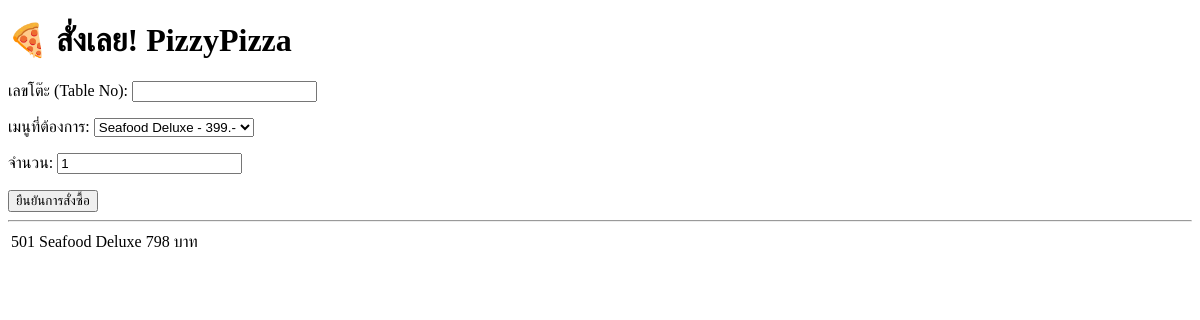
Before: / with the older database file.
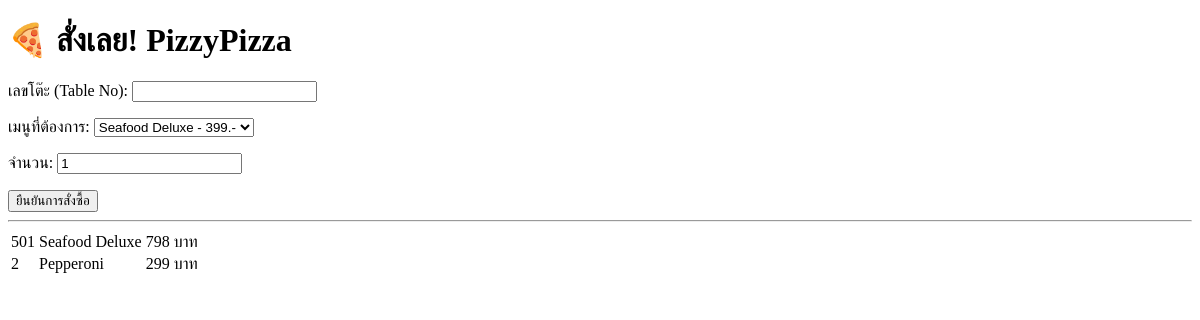
After: the same page with the newer database file.
### tables this page shows
CREATE TABLE TOTAL_ORDER (
    order_no INT,
    menu_name VARCHAR(100),
    quantity INT,
    subtotal DECIMAL(10, 2),
    PRIMARY KEY (order_no, menu_name),
    FOREIGN KEY (order_no) REFERENCES `ORDER`(order_no),
    FOREIGN KEY (menu_name) REFERENCES MENU(menu_name)
);

### app.py (the view)
@app.route('/')
def index():
    conn = get_db_connection()
    orders = conn.execute('SELECT * FROM TOTAL_ORDER').fetchall()
    conn.close()
    return render_template('user.html', orders=orders)

### app.py (called while the page is built)
def get_db_connection():
    conn = sqlite3.connect('restaurant.db')
    conn.row_factory = sqlite3.Row
    return conn

### templates/User.html (shortened to what this page needs)
<!DOCTYPE html>
<html>
<head>
</head>
<body>
    <h1>🍕 สั่งเลย! PizzyPizza</h1>
    <form action="/order" method="POST">
        <p>
            เลขโต๊ะ (Table No):
            <input type="number" name="table_no" required>
        </p>
        <p>
            เมนูที่ต้องการ:
            <select name="menu_name">
                <option value="Seafood Deluxe">Seafood Deluxe - 399.-</option>
            </select>
        </p>
        <p>
            จำนวน:
            <input type="number" name="quantity" value="1" min="1">
        </p>
        <button type="submit">ยืนยันการสั่งซื้อ</button>
    </form>
    <hr>
    <table>
        {% for order in orders %}
        <tr>
            <td>{{ order.order_no }}</td>
            <td>{{ order.menu_name }}</td>
            <td>{{ order.subtotal }} บาท</td>
        </tr>
        {% endfor %}
    </table>
</body>
</html>

Changed rows visible on the page:
added TOTAL_ORDER: order_no "2", menu_name "Pepperoni", subtotal "299"
